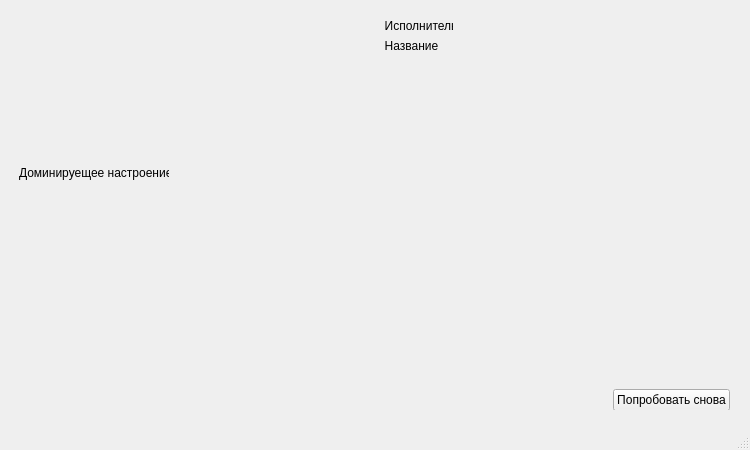
<?xml version="1.0" encoding="UTF-8"?>
<ui version="4.0">
 <class>MainWindow</class>
 <widget class="QMainWindow" name="MainWindow">
  <property name="geometry">
   <rect>
    <x>0</x>
    <y>0</y>
    <width>750</width>
    <height>450</height>
   </rect>
  </property>
  <property name="windowTitle">
   <string>Tone Analyser</string>
  </property>
  <widget class="QWidget" name="centralwidget">
   <widget class="QWidget" name="verticalLayoutWidget">
    <property name="geometry">
     <rect>
      <x>19</x>
      <y>19</y>
      <width>711</width>
      <height>391</height>
     </rect>
    </property>
    <layout class="QVBoxLayout" name="mainVerticalLayout">
     <item>
      <layout class="QHBoxLayout" name="infoHorizontalLayout">
       <item>
        <widget class="QLabel" name="imageLabel">
         <property name="minimumSize">
          <size>
           <width>0</width>
           <height>150</height>
          </size>
         </property>
         <property name="text">
          <string/>
         </property>
         <property name="margin">
          <number>0</number>
         </property>
        </widget>
       </item>
       <item>
        <layout class="QVBoxLayout" name="commonInfoVerticalLayout">
         <item>
          <layout class="QHBoxLayout" name="authorHorizontalLayout">
           <item>
            <widget class="QLabel" name="textAuthorLabel">
             <property name="maximumSize">
              <size>
               <width>75</width>
               <height>16777215</height>
              </size>
             </property>
             <property name="text">
              <string>  Исполнитель:</string>
             </property>
            </widget>
           </item>
           <item>
            <widget class="QLabel" name="authorLabel">
             <property name="text">
              <string/>
             </property>
            </widget>
           </item>
          </layout>
         </item>
         <item>
          <layout class="QHBoxLayout" name="nameHorizontalLayout">
           <item>
            <widget class="QLabel" name="textNameLabel">
             <property name="maximumSize">
              <size>
               <width>60</width>
               <height>16777215</height>
              </size>
             </property>
             <property name="text">
              <string>  Название:</string>
             </property>
            </widget>
           </item>
           <item>
            <widget class="QLabel" name="nameLabel">
             <property name="text">
              <string/>
             </property>
            </widget>
           </item>
          </layout>
         </item>
         <item>
          <spacer name="verticalSpacer">
           <property name="orientation">
            <enum>Qt::Vertical</enum>
           </property>
           <property name="sizeHint" stdset="0">
            <size>
             <width>20</width>
             <height>40</height>
            </size>
           </property>
          </spacer>
         </item>
        </layout>
       </item>
      </layout>
     </item>
     <item>
      <layout class="QHBoxLayout" name="horizontalLayout">
       <property name="topMargin">
        <number>10</number>
       </property>
       <property name="bottomMargin">
        <number>10</number>
       </property>
       <item>
        <widget class="QLabel" name="textMoodLabel">
         <property name="maximumSize">
          <size>
           <width>150</width>
           <height>16777215</height>
          </size>
         </property>
         <property name="text">
          <string>Доминируещее настроение:</string>
         </property>
        </widget>
       </item>
       <item>
        <widget class="QLabel" name="moodLabel">
         <property name="maximumSize">
          <size>
           <width>16777215</width>
           <height>16777215</height>
          </size>
         </property>
         <property name="text">
          <string/>
         </property>
        </widget>
       </item>
      </layout>
     </item>
     <item>
      <widget class="QLabel" name="screenLabel">
       <property name="minimumSize">
        <size>
         <width>0</width>
         <height>160</height>
        </size>
       </property>
       <property name="text">
        <string/>
       </property>
      </widget>
     </item>
     <item>
      <widget class="QLabel" name="scoresLabel">
       <property name="minimumSize">
        <size>
         <width>0</width>
         <height>50</height>
        </size>
       </property>
       <property name="text">
        <string/>
       </property>
      </widget>
     </item>
     <item>
      <spacer name="verticalSpacer_2">
       <property name="orientation">
        <enum>Qt::Vertical</enum>
       </property>
       <property name="sizeHint" stdset="0">
        <size>
         <width>20</width>
         <height>40</height>
        </size>
       </property>
      </spacer>
     </item>
     <item>
      <layout class="QHBoxLayout" name="buttonHorizontalLayout">
       <item>
        <spacer name="buttonHorizontalSpacer">
         <property name="orientation">
          <enum>Qt::Horizontal</enum>
         </property>
         <property name="sizeHint" stdset="0">
          <size>
           <width>40</width>
           <height>20</height>
          </size>
         </property>
        </spacer>
       </item>
       <item>
        <widget class="QPushButton" name="moreButton">
         <property name="minimumSize">
          <size>
           <width>100</width>
           <height>0</height>
          </size>
         </property>
         <property name="text">
          <string>Попробовать снова</string>
         </property>
        </widget>
       </item>
      </layout>
     </item>
    </layout>
   </widget>
  </widget>
  <widget class="QMenuBar" name="menubar">
   <property name="geometry">
    <rect>
     <x>0</x>
     <y>0</y>
     <width>750</width>
     <height>21</height>
    </rect>
   </property>
  </widget>
  <widget class="QStatusBar" name="statusbar"/>
 </widget>
 <resources/>
 <connections/>
</ui>
